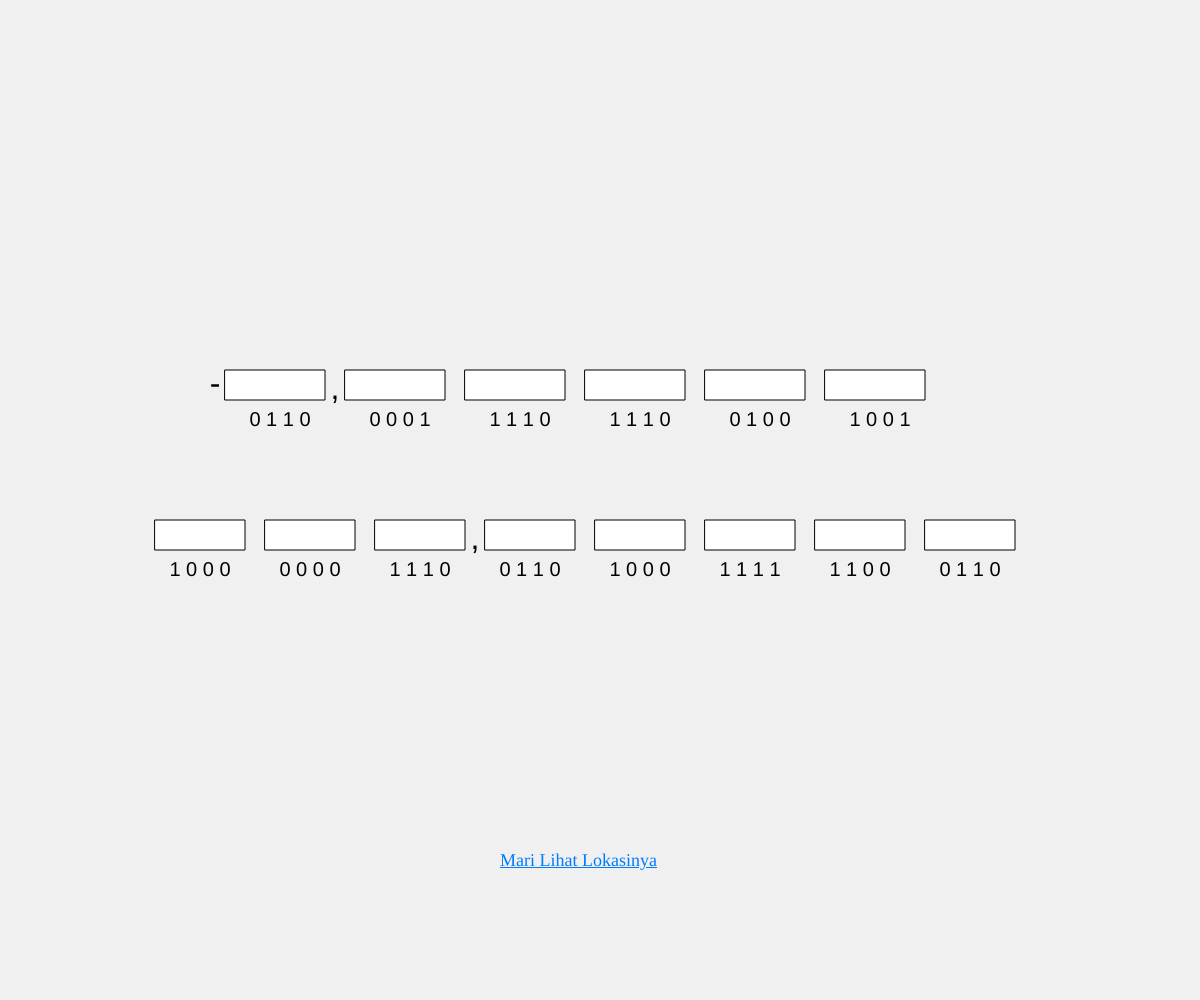
Frame 1 (no input)
Frame 60 (no input): identical to frame 1, image omitted
Frame 120 (the mouse pressed at the canvas centre since frame 60): identical to frame 1, image omitted

The p5.js sketch that drew this single still picture (run headless with seeded random() and noise() and a simulated clock; from frame 60 on, the mouse is pressed at the canvas centre):

// p5.js sketch
// ── sketch.js
let userAnswers1 = ["", "", "", "", "", ""]; // Array to store answers for 7 boxes (Top row)
let userAnswers2 = ["", "", "", "", "", "", "", ""]; // Array to store answers for 9 boxes (Bottom row)
let feedbacks1 = ["", "", "", "", "", ""]; // Feedback for top row
let feedbacks2 = ["", "", "", "", "", "", "", ""]; // Feedback for bottom row

let questions1 = [
  ["0", "1", "1", "0"], // Top row questions
  ["0", "0", "0", "1"],
  ["1", "1", "1", "0"],
  ["1", "1", "1", "0"],
  ["0", "1", "0", "0"],
  ["1", "0", "0", "1"]
];

let questions2 = [
  ["1", "0", "0", "0"], // Bottom row questions
  ["0", "0", "0", "0"],
  ["1", "1", "1", "0"],
  ["0", "1", "1", "0"],
  ["1", "0", "0", "0"],
  ["1", "1", "1", "1"],
  ["1", "1", "0", "0"],
  ["0", "1", "1", "0"],
];

let currentBox = 0; // To track the currently selected box
let startTime; // Variable to track the starting time

function setup() {
  createCanvas(windowWidth, windowHeight);
  textAlign(CENTER, CENTER);
  textSize(24);

  startTime = millis(); // Initialize the starting time
  loop(); // Ensure the draw function loops continuously

  // Create link reference
  let link = createA('https://www.google.com/maps/', 'Mari Lihat Lokasinya');
  link.position(width / 2 - 100, height - 150); // Position at the bottom center
  link.style('font-size', '18px');
  link.style('color', '#007BFF'); // Link color
  link.attribute('target', '_blank'); // Open in a new tab
}

function draw() {
  background(240);

  // Display the top row of input boxes
  for (let i = 0; i < 6; i++) {
    fill(255);
    rect(width / 2 - 375 + i * 120, height / 2 - 130, 100, 30); // Top row boxes
    fill(0);
    textSize(20);
    text(userAnswers1[i], width / 2 - 325 + i * 120, height / 2 - 110);
    text(feedbacks1[i], width / 2 - 325 + i * 120, height / 2 - 50);
    text(questions1[i].join(" "), width / 2 - 320 + i * 120, height / 2 - 80);

    if (i === 0) {
      textSize(32);
      text(",", width / 2 - 265 + i * 120, height / 2 - 110); // Comma for top row
    }
  }

  // Add minus symbol before the first box (top row)
  textSize(32);
  text("-", width / 2 - 385, height / 2 - 115);
  textSize(20);

  // Display the bottom row of input boxes
  for (let i = 0; i < 8; i++) {
    fill(255);
    rect(width / 2 - 445 + i * 110, height / 2 + 20, 90, 30); // Bottom row boxes
    fill(0);
    textSize(20);
    text(userAnswers2[i], width / 2 - 400 + i * 110, height / 2 + 38);
    text(feedbacks2[i], width / 2 - 400 + i * 110, height / 2 + 100);
    text(questions2[i].join(" "), width / 2 - 400 + i * 110, height / 2 + 70);

    if (i === 2) {
      textSize(32);
      text(",", width / 2 - 345 + i * 110, height / 2 + 40); // Comma for bottom row
      textSize(20);
    }
  }
}

function keyPressed() {
  if (keyCode === BACKSPACE) {
    if (currentBox < 6) {
      userAnswers1[currentBox] = userAnswers1[currentBox].slice(0, -1); // Top row
    } else {
      userAnswers2[currentBox - 6] = userAnswers2[currentBox - 6].slice(0, -1); // Bottom row
    }
  } else if (keyCode === ENTER) {
    if (currentBox < 6) {
      if (checkAnswer1(currentBox)) {
        feedbacks1[currentBox] = "Correct!";
        currentBox++;
      } else {
        feedbacks1[currentBox] = "Incorrect!";
      }
    } else {
      let boxIndex = currentBox - 6;
      if (checkAnswer2(boxIndex)) {
        feedbacks2[boxIndex] = "Correct!";
        currentBox++;
      } else {
        feedbacks2[boxIndex] = "Incorrect!";
      }
    }
  } else if (key.length === 1) {
    if (currentBox < 6) {
      userAnswers1[currentBox] += key; // Top row input
    } else {
      userAnswers2[currentBox - 6] += key; // Bottom row input
    }
  }
  redraw();
}

function checkAnswer1(boxIndex) {
  let correctAnswers1 = ["6", "8", "7", "7", "2", "9"]; // Correct answers for top row
  return userAnswers1[boxIndex] === correctAnswers1[boxIndex];
}

function checkAnswer2(boxIndex) {
  let correctAnswers2 = ["1", "0", "7", "6", "1", "7", "3", "6"]; // Correct answers for bottom row
  return userAnswers2[boxIndex] === correctAnswers2[boxIndex];
}
